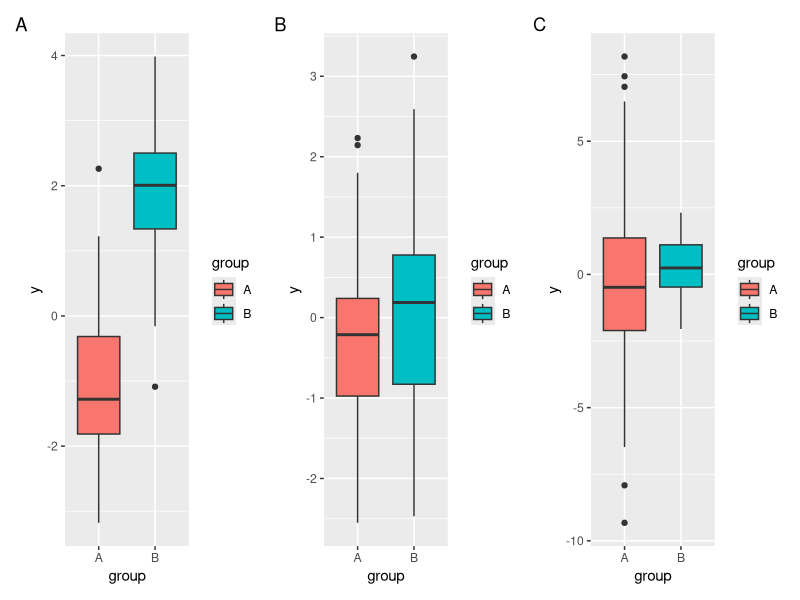

Write R code to recreate this figure.
library(tidyverse)
library(patchwork)

generate_data <- function(N, mu1, mu2, sd1 = 1, sd2 = 1){
  y1 <- rnorm(N, mu1, sd1)
  y2 <- rnorm(N, mu2, sd2)
  
  y <- c(y1, y2)
  group <- factor(rep(c("A", "B"), each=N))
  df <- data.frame(y, group)
  df
}

generate_data2 <- function(N, a, b, mu, sd){
  y1 <- runif(N, a, b)
  y2 <- rnorm(N, mu, sd)
  
  y <- c(y1, y2)
  group <- factor(rep(c("A", "B"), each=N))
  df <- data.frame(y, group)
  df
}

N <- 100

df1 <- generate_data(N, -1, 2)
p1 <- df1 %>%
  ggplot(aes(group, y, fill=group)) +
  geom_boxplot() +
  labs(tag = "A")

df2 <- generate_data(N, -0.25, 0.25, 1, 1)
p2 <- df2 %>%
  ggplot(aes(group, y, fill=group)) +
  geom_boxplot() +
  labs(tag = "B")

df3 <- generate_data(N, -0.25, 0.25, 3, 1)
p3 <- df3 %>%
  ggplot(aes(group, y, fill=group)) +
  geom_boxplot() +
  labs(tag = "C")

p <- p1 + p2 + p3

ggsave("fig/boxplot1.png", p, width=9, height=3)
